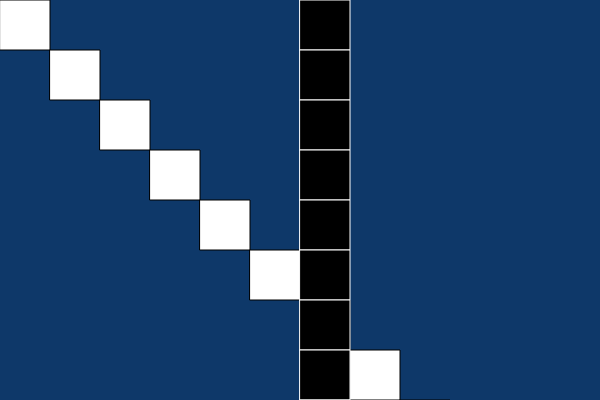
Frame 1 (no input)
Frame 60 (no input): identical to frame 1, image omitted
Frame 120 (the mouse pressed at the canvas centre since frame 60): identical to frame 1, image omitted

The p5.js sketch that drew this single still picture (run headless with seeded random() and noise() and a simulated clock; from frame 60 on, the mouse is pressed at the canvas centre):

// p5.js sketch
// ── sketch.js
/*
Created by Dawn C. Hayes March 2017. 
Modified by Mohammed Younus
*/


function setup() {          //setup function
	createCanvas(600, 400);   //creates canvas 600 x 400
}                           //setup

function draw() {           //draw function
	background(14, 56, 105);  //background color

  var x = 0;                //creates variable x with the value 0
	var y = 0;                //creates variable y with the value 0

	
	while (y <= height || x <= width) {   //while loop to run to the height of y and x to the width
		stroke(0);                          //black outline
		fill(255);                          //white shape
		rect(x, y, 50, 50);                 //rectangle
		y = y + 50;                         //change location of the rectangle in y
		x += 50;                            //change location of the rectangle in x
	}                                     //while


	for (y = 0; y <= height; y += 50) {   //for loop to run from y = 0 til the height with an increment of 50
		stroke(255);                        //white outline
		fill(0);                            //black shape
		rect(300, y, 50, 50);               //rectangle
	}                                     //for loop

}//draw
